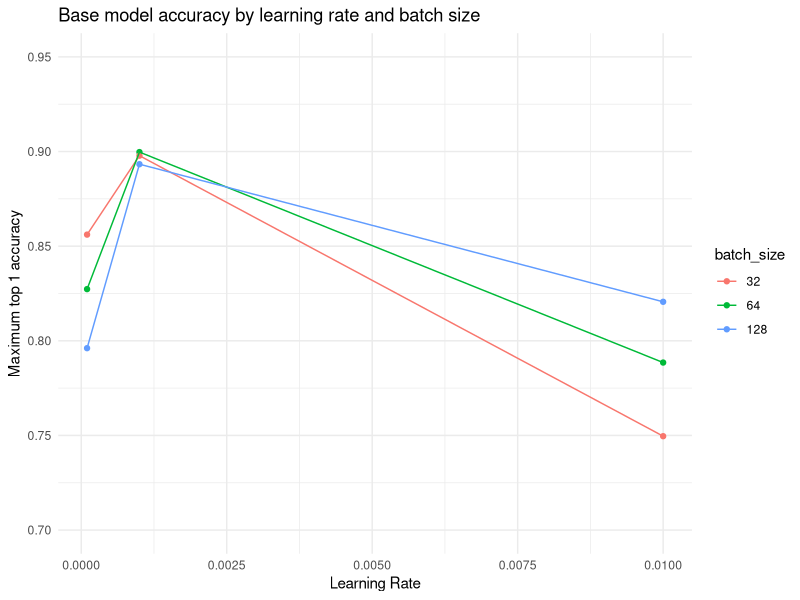
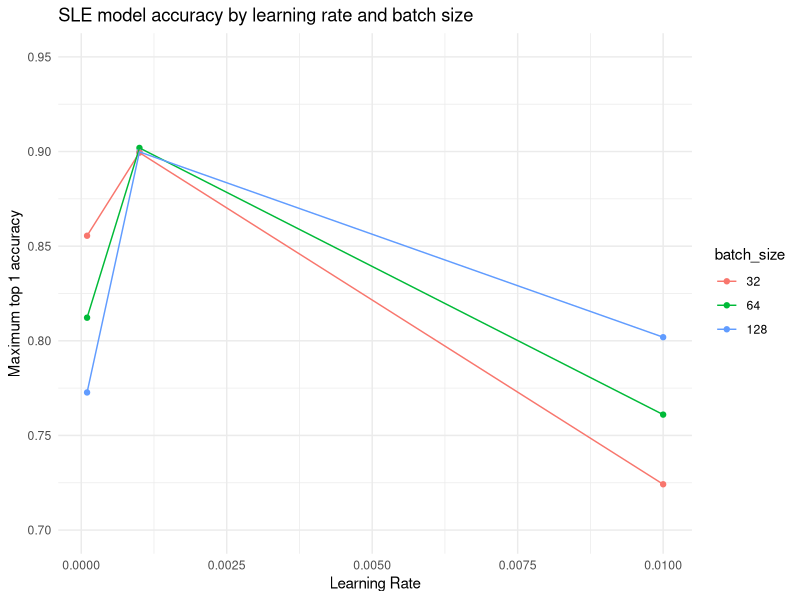
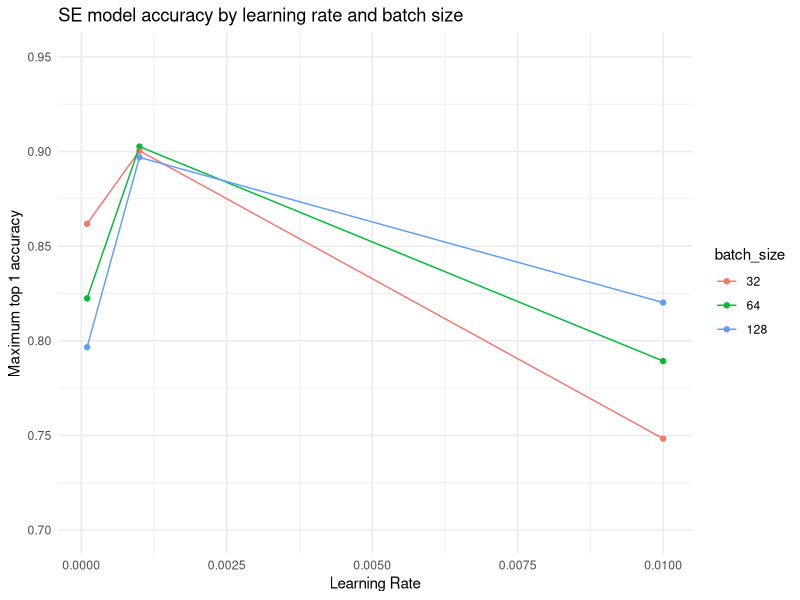

These charts were generated, in order, by the following R code:
## ---- chunk 1
df1 <- read.csv("results/summary.csv")
df1
## ---- chunk 2
library(tidyverse)

df1 %>% filter(model == "Base") %>% 
  mutate(batch_size = as.factor(batch_size)) %>% 
  ggplot(aes(x=lr, y=max_val_top1_acc, color=batch_size)) +
  geom_point() +
  geom_line() +
  theme_minimal() +
  ylim(0.7, 0.95) +
  labs(title="Base model accuracy by learning rate and batch size",
       y="Maximum top 1 accuracy",
       x="Learning Rate")
## ---- chunk 3
df1 %>% filter(model == "SLE") %>% 
  mutate(batch_size = as.factor(batch_size)) %>% 
  ggplot(aes(x=lr, y=max_val_top1_acc, color=batch_size)) +
  geom_point() +
  geom_line() +
  theme_minimal() +
  ylim(0.7, 0.95) +
  labs(title="SLE model accuracy by learning rate and batch size",
       y="Maximum top 1 accuracy",
       x="Learning Rate")
## ---- chunk 4
df1 %>% filter(model == "SE") %>% 
  mutate(batch_size = as.factor(batch_size)) %>% 
  ggplot(aes(x=lr, y=max_val_top1_acc, color=batch_size)) +
  geom_point() +
  geom_line() +
  theme_minimal() +
  ylim(0.7, 0.95) +
  labs(title="SE model accuracy by learning rate and batch size",
       y="Maximum top 1 accuracy",
       x="Learning Rate")
## ---- chunk 5
df2 <- read.csv("model_stats.csv")
df2
